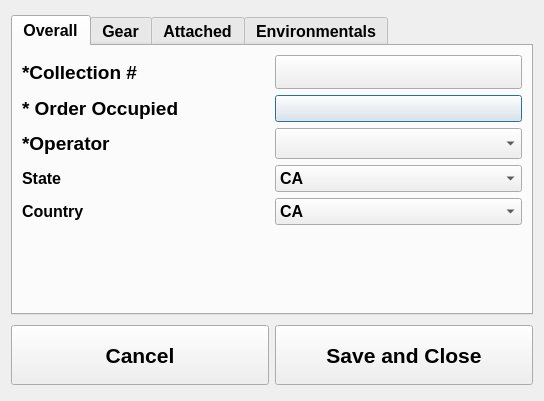
<?xml version="1.0" encoding="UTF-8"?>
<ui version="4.0">
 <class>metaDlg</class>
 <widget class="QDialog" name="metaDlg">
  <property name="geometry">
   <rect>
    <x>0</x>
    <y>0</y>
    <width>544</width>
    <height>401</height>
   </rect>
  </property>
  <property name="windowTitle">
   <string>Metadata Dialog</string>
  </property>
  <layout class="QVBoxLayout" name="verticalLayout">
   <item>
    <widget class="QTabWidget" name="tab">
     <property name="sizePolicy">
      <sizepolicy hsizetype="Expanding" vsizetype="Minimum">
       <horstretch>0</horstretch>
       <verstretch>0</verstretch>
      </sizepolicy>
     </property>
     <property name="minimumSize">
      <size>
       <width>350</width>
       <height>300</height>
      </size>
     </property>
     <property name="maximumSize">
      <size>
       <width>1500</width>
       <height>300</height>
      </size>
     </property>
     <property name="font">
      <font>
       <pointsize>12</pointsize>
       <weight>75</weight>
       <bold>true</bold>
      </font>
     </property>
     <property name="autoFillBackground">
      <bool>false</bool>
     </property>
     <property name="tabShape">
      <enum>QTabWidget::Rounded</enum>
     </property>
     <property name="currentIndex">
      <number>0</number>
     </property>
     <property name="tabBarAutoHide">
      <bool>false</bool>
     </property>
     <widget class="QWidget" name="t_overall">
      <attribute name="title">
       <string>Overall</string>
      </attribute>
      <layout class="QGridLayout" name="gridLayout_2">
       <item row="0" column="0">
        <layout class="QGridLayout" name="gridLayout">
         <item row="3" column="1">
          <widget class="QComboBox" name="cb_state">
           <item>
            <property name="text">
             <string>CA</string>
            </property>
           </item>
           <item>
            <property name="text">
             <string>OR</string>
            </property>
           </item>
           <item>
            <property name="text">
             <string>WA</string>
            </property>
           </item>
          </widget>
         </item>
         <item row="1" column="0">
          <widget class="QLabel" name="l_order_occ">
           <property name="font">
            <font>
             <pointsize>14</pointsize>
             <weight>75</weight>
             <bold>true</bold>
            </font>
           </property>
           <property name="text">
            <string>* Order Occupied</string>
           </property>
          </widget>
         </item>
         <item row="4" column="1">
          <widget class="QComboBox" name="cb_country">
           <item>
            <property name="text">
             <string>CA</string>
            </property>
           </item>
           <item>
            <property name="text">
             <string>US</string>
            </property>
           </item>
           <item>
            <property name="text">
             <string>MX</string>
            </property>
           </item>
          </widget>
         </item>
         <item row="4" column="0">
          <widget class="QLabel" name="l_country">
           <property name="text">
            <string>Country</string>
           </property>
          </widget>
         </item>
         <item row="1" column="1">
          <widget class="QPushButton" name="pb_order_occ">
           <property name="text">
            <string/>
           </property>
          </widget>
         </item>
         <item row="0" column="0">
          <widget class="QLabel" name="l_collection">
           <property name="font">
            <font>
             <pointsize>14</pointsize>
             <weight>75</weight>
             <bold>true</bold>
            </font>
           </property>
           <property name="text">
            <string>*Collection #</string>
           </property>
          </widget>
         </item>
         <item row="2" column="0">
          <widget class="QLabel" name="l_fisher">
           <property name="font">
            <font>
             <pointsize>14</pointsize>
             <weight>75</weight>
             <bold>true</bold>
            </font>
           </property>
           <property name="text">
            <string>*Operator</string>
           </property>
          </widget>
         </item>
         <item row="3" column="0">
          <widget class="QLabel" name="l_state">
           <property name="text">
            <string>State</string>
           </property>
          </widget>
         </item>
         <item row="2" column="1">
          <widget class="QComboBox" name="cb_operator">
           <property name="font">
            <font>
             <pointsize>14</pointsize>
             <weight>75</weight>
             <bold>true</bold>
            </font>
           </property>
          </widget>
         </item>
         <item row="0" column="1">
          <widget class="QPushButton" name="pb_collection">
           <property name="font">
            <font>
             <family>Calibri</family>
             <pointsize>16</pointsize>
             <weight>75</weight>
             <bold>true</bold>
            </font>
           </property>
           <property name="text">
            <string/>
           </property>
          </widget>
         </item>
         <item row="5" column="0">
          <spacer name="verticalSpacer_4">
           <property name="orientation">
            <enum>Qt::Vertical</enum>
           </property>
           <property name="sizeHint" stdset="0">
            <size>
             <width>20</width>
             <height>40</height>
            </size>
           </property>
          </spacer>
         </item>
        </layout>
       </item>
      </layout>
     </widget>
     <widget class="QWidget" name="t_gear">
      <attribute name="title">
       <string>Gear</string>
      </attribute>
      <layout class="QGridLayout" name="gridLayout_4">
       <item row="0" column="0">
        <layout class="QGridLayout" name="gridLayout_3">
         <item row="0" column="0">
          <widget class="QLabel" name="l_gear">
           <property name="font">
            <font>
             <pointsize>14</pointsize>
             <weight>75</weight>
             <bold>true</bold>
            </font>
           </property>
           <property name="text">
            <string>Gear</string>
           </property>
          </widget>
         </item>
         <item row="0" column="1">
          <widget class="QComboBox" name="cb_gear">
           <property name="font">
            <font>
             <pointsize>14</pointsize>
             <weight>75</weight>
             <bold>true</bold>
            </font>
           </property>
          </widget>
         </item>
         <item row="4" column="1">
          <widget class="QComboBox" name="cb_arced_tow">
           <item>
            <property name="text">
             <string>No</string>
            </property>
           </item>
           <item>
            <property name="text">
             <string>Port</string>
            </property>
           </item>
           <item>
            <property name="text">
             <string>Starboard</string>
            </property>
           </item>
          </widget>
         </item>
         <item row="3" column="0">
          <widget class="QCheckBox" name="tf_downswell_tow">
           <property name="text">
            <string>Downswell Tow</string>
           </property>
          </widget>
         </item>
         <item row="1" column="1">
          <widget class="QComboBox" name="cb_fishing_mode">
           <property name="font">
            <font>
             <pointsize>14</pointsize>
             <weight>75</weight>
             <bold>true</bold>
            </font>
           </property>
           <item>
            <property name="text">
             <string>Surface</string>
            </property>
           </item>
          </widget>
         </item>
         <item row="2" column="0">
          <widget class="QLabel" name="l_wire_out">
           <property name="text">
            <string>Wire Out (M)</string>
           </property>
          </widget>
         </item>
         <item row="2" column="1">
          <widget class="QPushButton" name="pb_wire_out">
           <property name="text">
            <string/>
           </property>
          </widget>
         </item>
         <item row="1" column="0">
          <widget class="QLabel" name="l_fishing_mode">
           <property name="font">
            <font>
             <pointsize>14</pointsize>
             <weight>75</weight>
             <bold>true</bold>
            </font>
           </property>
           <property name="text">
            <string>Fishing Mode</string>
           </property>
          </widget>
         </item>
         <item row="5" column="1">
          <widget class="QPushButton" name="pb_tow_speed_stw">
           <property name="text">
            <string/>
           </property>
          </widget>
         </item>
         <item row="6" column="1">
          <widget class="QPushButton" name="pb_tow_speed_sog">
           <property name="text">
            <string/>
           </property>
          </widget>
         </item>
         <item row="5" column="0">
          <widget class="QLabel" name="l_tow_speed_stw">
           <property name="text">
            <string>Tow Speed STW (avg) knots</string>
           </property>
          </widget>
         </item>
         <item row="4" column="0">
          <widget class="QLabel" name="l_arced_tow">
           <property name="text">
            <string>Arced Tow</string>
           </property>
          </widget>
         </item>
         <item row="6" column="0">
          <widget class="QLabel" name="l_tow_speed_sog">
           <property name="text">
            <string>Tow Speed SOG (avg) knots</string>
           </property>
          </widget>
         </item>
        </layout>
       </item>
      </layout>
     </widget>
     <widget class="QWidget" name="t_attached">
      <attribute name="title">
       <string>Attached</string>
      </attribute>
      <layout class="QGridLayout" name="gridLayout_6">
       <item row="0" column="0">
        <layout class="QGridLayout" name="gridLayout_5">
         <item row="0" column="0">
          <widget class="QCheckBox" name="tf_headrope">
           <property name="text">
            <string>Headrope TDR</string>
           </property>
          </widget>
         </item>
         <item row="2" column="0">
          <widget class="QCheckBox" name="tf_camera">
           <property name="text">
            <string>Camera</string>
           </property>
          </widget>
         </item>
         <item row="1" column="0">
          <widget class="QCheckBox" name="tf_footrope">
           <property name="text">
            <string>Footrope TDR</string>
           </property>
          </widget>
         </item>
         <item row="3" column="0">
          <spacer name="verticalSpacer_2">
           <property name="orientation">
            <enum>Qt::Vertical</enum>
           </property>
           <property name="sizeHint" stdset="0">
            <size>
             <width>20</width>
             <height>40</height>
            </size>
           </property>
          </spacer>
         </item>
        </layout>
       </item>
      </layout>
     </widget>
     <widget class="QWidget" name="t_environmentals">
      <attribute name="title">
       <string>Environmentals</string>
      </attribute>
      <layout class="QGridLayout" name="gridLayout_9">
       <item row="0" column="0">
        <layout class="QGridLayout" name="gridLayout_8">
         <item row="1" column="0">
          <widget class="QLabel" name="l_clouds">
           <property name="font">
            <font>
             <pointsize>14</pointsize>
             <weight>75</weight>
             <bold>true</bold>
            </font>
           </property>
           <property name="text">
            <string>Clouds</string>
           </property>
          </widget>
         </item>
         <item row="0" column="0">
          <widget class="QLabel" name="l_sea_cond">
           <property name="font">
            <font>
             <pointsize>14</pointsize>
             <weight>75</weight>
             <bold>true</bold>
            </font>
           </property>
           <property name="text">
            <string>Sea condition</string>
           </property>
          </widget>
         </item>
         <item row="0" column="1">
          <widget class="QComboBox" name="cb_sea_cond">
           <item>
            <property name="text">
             <string>Calm</string>
            </property>
           </item>
           <item>
            <property name="text">
             <string>Calm Moderate</string>
            </property>
           </item>
           <item>
            <property name="text">
             <string>Moderate</string>
            </property>
           </item>
           <item>
            <property name="text">
             <string>Moderate Rough</string>
            </property>
           </item>
           <item>
            <property name="text">
             <string>Rough</string>
            </property>
           </item>
          </widget>
         </item>
         <item row="1" column="1">
          <widget class="QComboBox" name="cb_clouds">
           <item>
            <property name="text">
             <string>None</string>
            </property>
           </item>
           <item>
            <property name="text">
             <string>Partly Cloudy</string>
            </property>
           </item>
           <item>
            <property name="text">
             <string>Overcast Foggy</string>
            </property>
           </item>
          </widget>
         </item>
         <item row="2" column="0">
          <spacer name="verticalSpacer">
           <property name="orientation">
            <enum>Qt::Vertical</enum>
           </property>
           <property name="sizeHint" stdset="0">
            <size>
             <width>20</width>
             <height>40</height>
            </size>
           </property>
          </spacer>
         </item>
        </layout>
       </item>
      </layout>
     </widget>
    </widget>
   </item>
   <item>
    <layout class="QHBoxLayout" name="horizontalLayout">
     <item>
      <widget class="QPushButton" name="pb_cancel">
       <property name="minimumSize">
        <size>
         <width>0</width>
         <height>60</height>
        </size>
       </property>
       <property name="font">
        <font>
         <pointsize>16</pointsize>
         <weight>75</weight>
         <bold>true</bold>
        </font>
       </property>
       <property name="text">
        <string>Cancel</string>
       </property>
      </widget>
     </item>
     <item>
      <widget class="QPushButton" name="pb_save">
       <property name="minimumSize">
        <size>
         <width>0</width>
         <height>60</height>
        </size>
       </property>
       <property name="font">
        <font>
         <pointsize>16</pointsize>
         <weight>75</weight>
         <bold>true</bold>
        </font>
       </property>
       <property name="text">
        <string>Save and Close</string>
       </property>
      </widget>
     </item>
    </layout>
   </item>
  </layout>
 </widget>
 <resources/>
 <connections/>
</ui>
